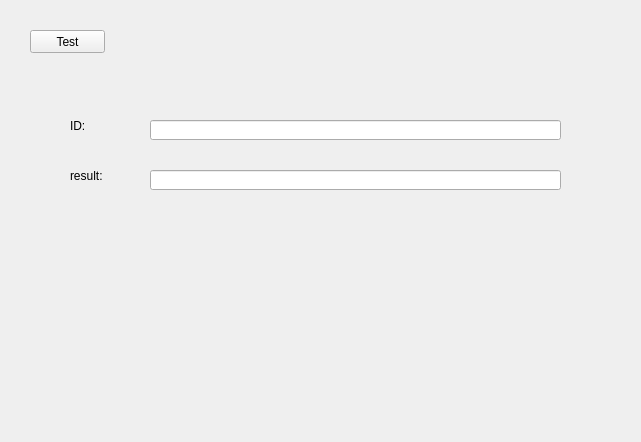
<?xml version="1.0" encoding="UTF-8"?>
<ui version="4.0">
 <class>Widget</class>
 <widget class="QWidget" name="Widget">
  <property name="geometry">
   <rect>
    <x>0</x>
    <y>0</y>
    <width>641</width>
    <height>442</height>
   </rect>
  </property>
  <property name="windowTitle">
   <string>Widget</string>
  </property>
  <widget class="QPushButton" name="pushButton">
   <property name="geometry">
    <rect>
     <x>30</x>
     <y>30</y>
     <width>75</width>
     <height>23</height>
    </rect>
   </property>
   <property name="text">
    <string>Test</string>
   </property>
  </widget>
  <widget class="QLabel" name="label">
   <property name="geometry">
    <rect>
     <x>70</x>
     <y>120</y>
     <width>54</width>
     <height>12</height>
    </rect>
   </property>
   <property name="text">
    <string>ID:</string>
   </property>
  </widget>
  <widget class="QLabel" name="label_2">
   <property name="geometry">
    <rect>
     <x>70</x>
     <y>170</y>
     <width>54</width>
     <height>12</height>
    </rect>
   </property>
   <property name="text">
    <string>result:</string>
   </property>
  </widget>
  <widget class="QLineEdit" name="LE_procId">
   <property name="geometry">
    <rect>
     <x>150</x>
     <y>120</y>
     <width>411</width>
     <height>20</height>
    </rect>
   </property>
  </widget>
  <widget class="QLineEdit" name="LE_result">
   <property name="geometry">
    <rect>
     <x>150</x>
     <y>170</y>
     <width>411</width>
     <height>20</height>
    </rect>
   </property>
  </widget>
 </widget>
 <layoutdefault spacing="6" margin="11"/>
 <resources/>
 <connections/>
</ui>
